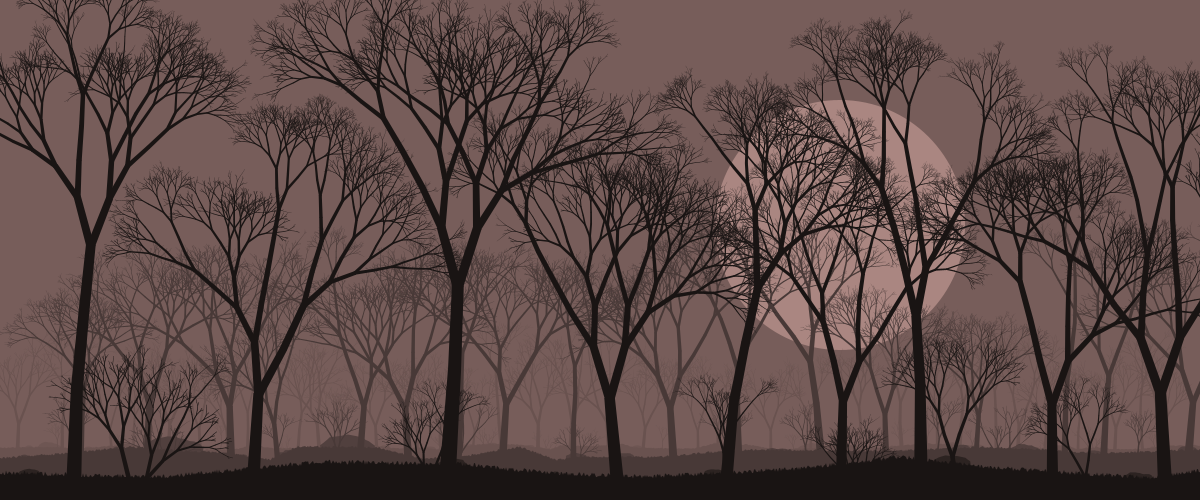
Frame 1 (no input)
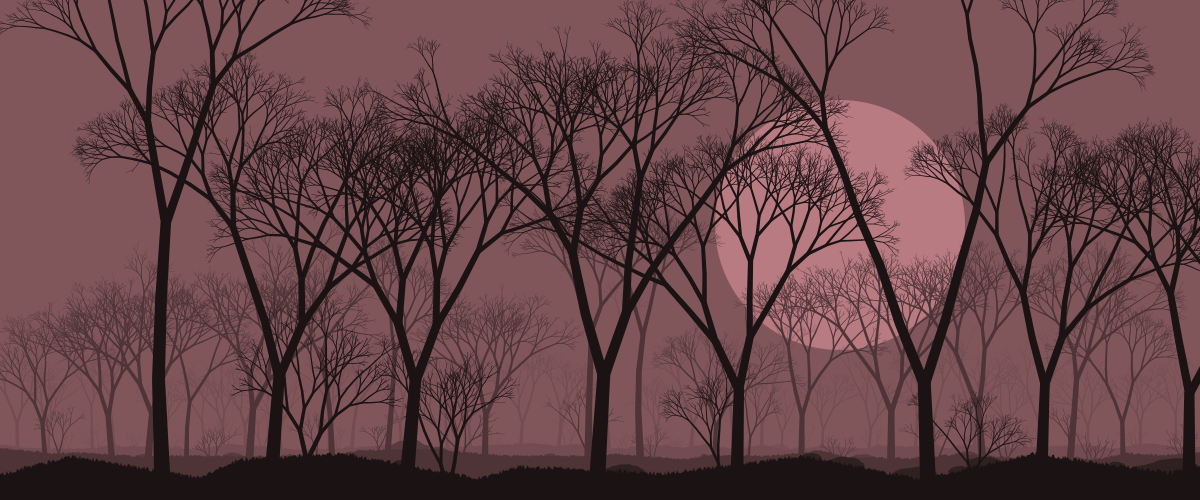
Frame 2 (the mouse pressed at the canvas centre, redrawn once)

The Processing sketch that drew these frames (run headless with seeded random() and noise(); the mouse was pressed at the canvas centre and the sketch redrawn once):

// Processing sketch: Trees_and_Stones
// ── Trees_and_Stones.pde
///////////////////////////////////////////////////////////////////////////////////
float fq = 1.25; // частота
color c;
float[] level;   // тут храним уровень земли

void setup() { size(1200, 500); noLoop(); level = new float[width + 1]; noStroke(); }
 
void draw()
{
  c = getColor();  
  color cb = color(red(c) * 0.7, green(c) * 0.7, blue(c) * 0.7),
        cf = color(red(c) * 0.15, green(c) * 0.15, blue(c) * 0.15);
  background(cb); 
  noStroke(); fill(c); ellipse(width * 0.7, height * 0.45, height * 0.5, height * 0.5); // гигантская луна
  layer(0.275, lerpColor(cb, cf, 0.1), lerpColor(cb, cf, 0.15), 50, 8); // дальний слой(план) 
  layer(0.55, lerpColor(cb, cf, 0.4), lerpColor(cb, cf, 0.5), 40, 10);  // средний
  layer(1.1, lerpColor(cb, cf, 0.8), cf, 20, 12);                       // ближний
}

void keyPressed() { redraw(); }
void mousePressed() { redraw(); }

///////////////////////////////////////////////////////////////////////////// рисование слоя
void layer(float sz, color cs, color c, int g, int d)
{  
  level(sz, g);
  fill(cs);  
  for (int x = 0; x < width; x++) if (random(1.0) < (0.01 / sz)) stone(x, sz);
  fill(c); ground(sz);
  float x = random(80 * sz, 240 * sz) / fq;
  while (x < width) { tree(x, random(sz * 0.75, sz * 1.25), 0.3, 0.1, d); x += random(80 * sz, 240 * sz) / fq; }
  x = random(120 * sz, 360 * sz) / fq;
  while (x < width) { bush(x, random(sz * 0.75, sz * 1.25), 0.3, 0.1, d * 3 / 4); x += random(120 * sz, 360 * sz) / fq; }
}

///////////////////////////////////////////////////////////////////////////// расчёт общего уровня земли
void level(float sz, float g)
{
  int x = 0, d = (int)(sz * 150), p = (int)random(d / 4, d), s = 0;
  float v = 25 * sz, v1 = random(v), v2 = random(v); 
  while (x <= width)
  { level[x] = height - g - (v1 + (v2 - v1) * s / p); 
    x++;
    if (s == p)
    { s = 0; p = (int)random(d / 4, d);
      v1 = v2; v2 = random(v);
    } else s++;
  }
}

float level(float x) { return level[(int)(x + 2 * width) % width]; }       // узнать уровень в "месте" х

///////////////////////////////////////////////////////////////////////////// земля
void ground(float sz)
{
  beginShape();
  vertex(0, height);
  for (int x = 0; x <= width; x++) vertex(x, level[x] - sz * random(-2, 2));
  vertex(width, height);
  endShape(CLOSE);  
}  

///////////////////////////////////////////////////////////////////////////// камень
void stone(float x, float sz)
{
  float a = PI * 0.7, ad = - a, d = sz * width / 100, r, y = level(x);
  boolean f = true;
  d *= random(0.5, 1.5);
  if (random(1.0) < 0.1) d *= 3;
  r = random(d * 0.8, d * 1.2); y += random(d * 0.1, d * 0.25);
  beginShape();
  while (f)
  { if (ad > a) { ad = a; f = false; }
    r += random (-d * 0.1, d * 0.1);
    vertex(x + r * sin(ad), y - 0.5 * r * cos(ad)); 
    ad += random(0.1, 0.3);
  }
  endShape(CLOSE);  
}  

///////////////////////////////////////////////////////////////////////////// куст
void bush(float x, float sz, float rb, float rj, int d)
{
  sz *= random(0.3, 0.5);
  pushMatrix();
  translate(x, level(x) + random(100, 200) * sz); rotate(random(-0.1, 0.1));
  branch(sz, rb, rj, d, true);
  popMatrix();
}

///////////////////////////////////////////////////////////////////////////// дерево
void tree(float x, float sz, float rb, float rj, int d)
{
  pushMatrix();
  translate(x, level(x) + 6 * sz); rotate(random(-0.1, 0.1));
  branch(sz, rb, rj, d, true);
  popMatrix();
}

///////////////////////////////////////////////////////////////////////////// ветки
void branch(float sz, float b, float j, int d, boolean s) 
{
  float w = 12 * sz, sc;
  if (s) sc = 0.8; else sc = 0.9;
  if (d > 0)
  { boolean v = (random(1.0) < 0.6);
    fromto(0, 0, 0, -height * 0.15 * sz, w, w * sc, v);
    translate(0, -height * 0.15 * sz);
    rotate(random(-0.1, 0.1)); 
    if (v)
    { scale(sc * 0.833);
      pushMatrix(); rotate(random(b - j, b + j)); branch(sz, b, j, d - 1, false); popMatrix();    
      pushMatrix(); rotate(random(-b - j, -b + j)); branch(sz, b, j, d - 1, false); popMatrix();        
    } else { scale(sc); branch(sz, b, j, d, false); }
  }
}

///////////////////////////////////////////////////////////////////////////////////
color getColor() 
{
  switch(irandom(2))
  { case 0: return color(irandom(85, 105),  irandom(135, 155), irandom(165, 185));
    case 1: return color(irandom(165, 185), irandom(115, 135), irandom(125, 145));
    case 2: return color(irandom(140, 150), irandom(140, 160), irandom(140, 160));
    default: return color(255); 
  }
} 

//////////////////////////////////////////////// вспомогательные функции
int irandom(int m) { return (int)random(m + 1.0); }
int irandom(int mn, int mx) { return (int)random(mn, mx + 1.0); }
int zrandom() { return 1 - 2 * irandom(1); }

//////////////////////////////////////////////// "линия" переменной толщины и ещё с кой-какими особенностями...
void fromto (float x1, float y1, float x2, float y2, float w1, float w2, boolean v) 
{
  if (!calcDxDy(x1, y1, x2, y2)) return;
  beginShape();
  float dx = Dx * w1 / 2, dy = Dy * w1 / 2;
  vertex(x1 - dy , y1 + dx); vertex(x1 - dx , y1 - dy); vertex(x1 + dy , y1 - dx);
  dx = Dx * w2 / 2; dy = Dy * w2 / 2;
  if (v)
  { vertex(x2 + dy + dx / 2 , y2 - dx + dy / 2); vertex(x2 - dy + dx / 2, y2 + dx + dy / 2);
  } else { vertex(x2 + dy , y2 - dx); vertex(x2 + dx , y2 + dy); vertex(x2 - dy , y2 + dx); }
  endShape(CLOSE);    
}

float Dx, Dy;
boolean calcDxDy(float x1, float y1, float x2, float y2)
{
  float d;
  Dx = x2 - x1; Dy = y2 - y1; d = Dx * Dx + Dy * Dy;
  if (d < 0.001) return false;
  d = sqrt(d); Dx /= d; Dy /= d;
  return true;
}
